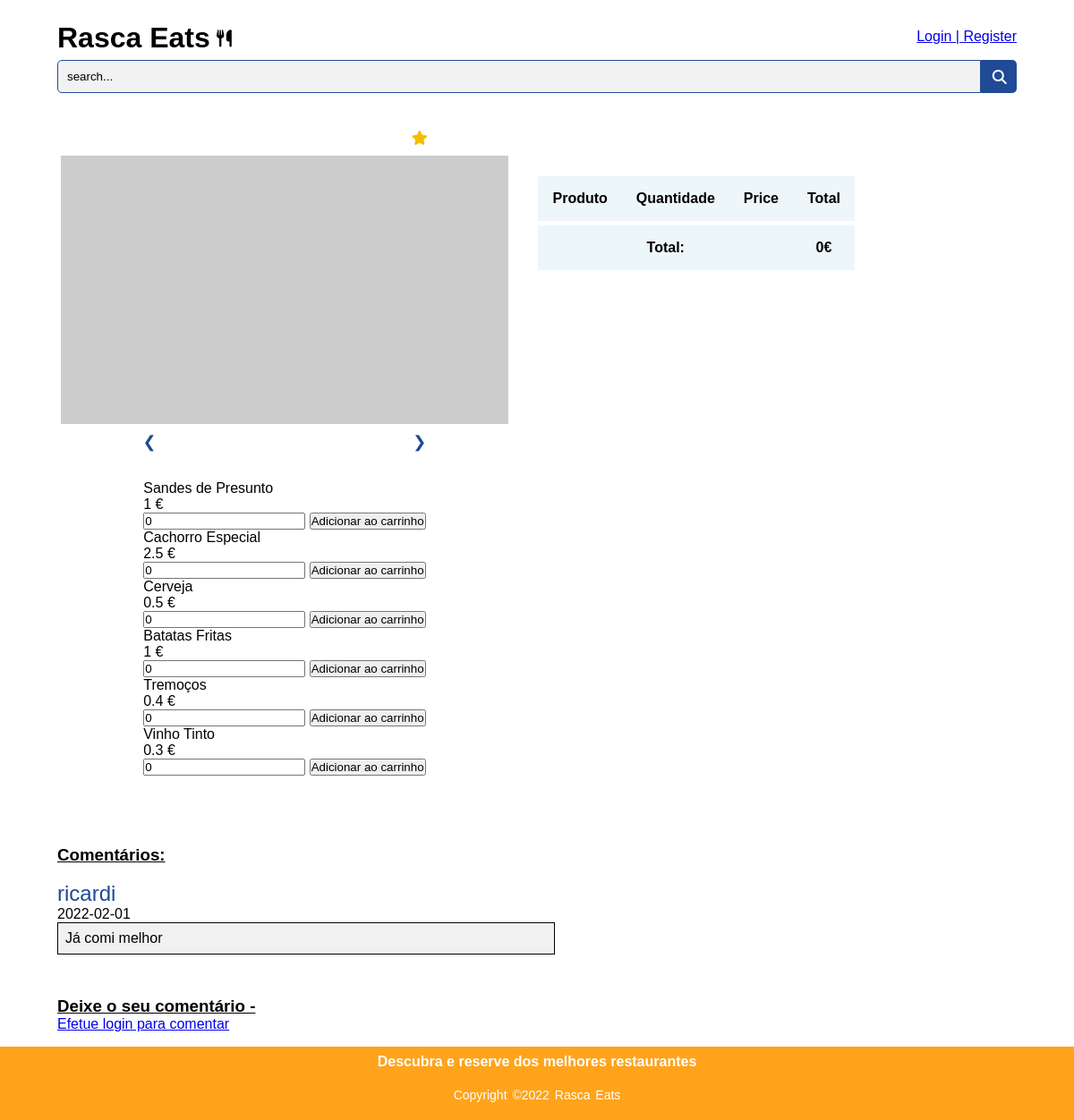
Screenshot of /restaurant.php?id=3 with the database file from the repository.
### tables this page shows
CREATE TABLE Dish(
    dishId integer PRIMARY KEY,
    restaurantId integer,
    dishName varchar,
    price real,
    category varchar,
    CONSTRAINT fk_restaurantId FOREIGN KEY (restaurantId)
        REFERENCES Restaurant(restaurantId) 
        ON DELETE CASCADE
        ON UPDATE CASCADE
);

CREATE TABLE Comments(
    clientId integer NOT NULL,
    restaurantId integer NOT NULL,
    comment varchar NOT NULL,
    published date NOT NULL,
    CONSTRAINT fk_clientId FOREIGN KEY (clientId)
        REFERENCES Client(clientId) 
        ON DELETE CASCADE
        ON UPDATE CASCADE,
    CONSTRAINT fk_restaurantId FOREIGN KEY (restaurantId)
        REFERENCES Restaurant(restaurantId) 
        ON DELETE CASCADE
        ON UPDATE CASCADE,
    PRIMARY KEY(clientId, restaurantId)
);

CREATE TABLE Client(
    clientId integer PRIMARY KEY,
    clientName varchar NOT NULL,
    email varchar NOT NULL UNIQUE,
    phoneNumber integer NOT NULL UNIQUE,
    adress varchar NOT NULL,
    password varchar NOT NULL,
    username varchar NOT NULL UNIQUE
);

### sql/restaurant.php (called while the page is built, shortened)
<?php
    function getMenu($db){
        $stmt = $db->prepare('SELECT * FROM Dish WHERE restaurantId = ?');
        $stmt->execute(array($_GET['id']));
        return $stmt->fetchAll();
    }
?>

### sql/comments.php (called while the page is built, shortened)
<?php
    function getComments($db){
        $stmt = $db->prepare('SELECT * FROM Comments JOIN Client USING (clientID) WHERE restaurantId = ?');
        $stmt->execute(array($_GET['id']));
        return $stmt->fetchAll();
    }
?>

### templates/dishes.php (the view)
<?php
    function output_dishes($menu){
        foreach($menu as $dish){ ?>
            <article class = "dish">
                <p class="dishName"><?php echo $dish['dishName'] ?></p>
                <p class = "dishPrice"><?php echo $dish['price'] ?></p>
                <input class="quantity" type="number" value="0">
                <button class="buy">Adicionar ao carrinho</button></article> <?php
            }
    }
?>

### templates/comments.php
<?php
    function output_comments($comments){
        foreach($comments as $comment ){?>
            <article class="comments">
                <br>
                <span class="username"><p><?php echo $comment['username'] ?></p></span>
                <span class="date"><?=date('Y-m-d', strtotime($comment['published']))?></span>
                <span class ="comment"><p><?php echo $comment['comment'] ?></p></span>
            </article>
<?php   }
    }
?>

### css/style.css (style rules this page uses)
* { margin: 0; padding: 0; font-family:sans-serif; }

### css/restaurant.css (style rules this page uses)
body { display: grid; }
#dishes article p:nth-child(2)::after { content: " €"; }

### css/comments.css (style rules this page uses)
.comments .username p { color: rgb(32, 74, 150); font-size: 1.5em; }
.comments .comment p { border: 1px; border-style: solid; padding: 0.5em; background-color: rgb(241, 241, 241); }

### rows the page displays
dish: dishName "Sandes de Presunto", price "1"
dish: dishName "Cachorro Especial", price "2.5"
dish: dishName "Cerveja", price "0.5"
dish: dishName "Batatas Fritas", price "1"
dish: dishName "Tremoços", price "0.4"
dish: dishName "Vinho Tinto", price "0.3"
comments: clientId.username "ricardi", published "2022-02-01", comment "Já comi melhor"
